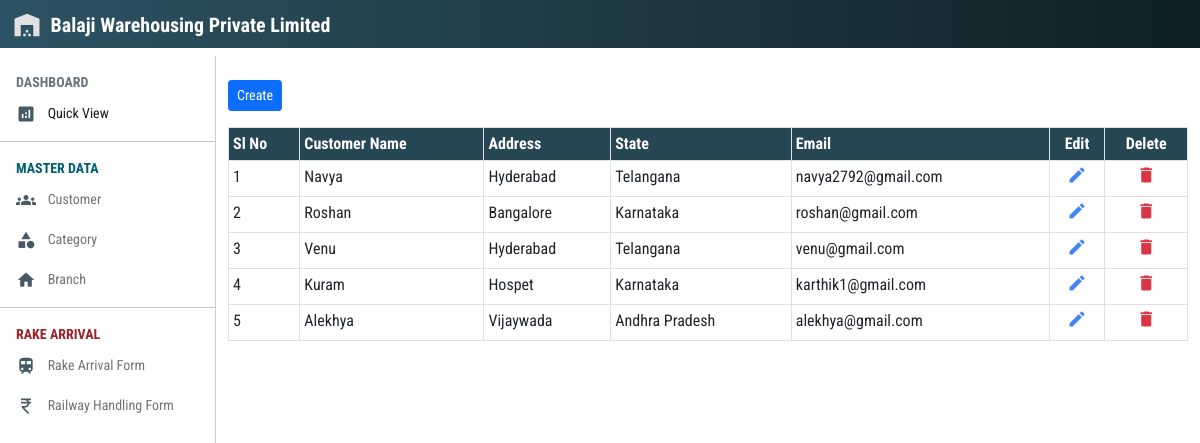
Page /customer/list on the committed database.
### rake/models.py (models this page shows, shortened)
class Customer(models.Model):
    name = models.CharField(max_length=256, blank = False)
    address = models.CharField(max_length=256)
    state = models.CharField(max_length=100,blank=False)
    email = models.EmailField(unique=True)

### rake/views.py (the view)
# urls.py: path('customer/list',views.CustomerListView.as_view(),name ='customer_list'),
class CustomerListView(ListView):
    model = Customer
    template_name = 'customer_list.html'
    def get_queryset(self):
        return Customer.objects.all().order_by('id')

### rake/templates/rake/customer_list.html (shortened to what this page needs)
<!DOCTYPE html>
{% extends 'rake/base.html' %}
{% load widget_tweaks %}
{% block body_block %}
<div class="row mt-3">
    <div class="col-4">
        <button id="create-customer" class="btn btn-primary btn-sm">Create</button>
    </div>
</div>
<div class="row mt-3">
    <div class="col-12">
        <table class="table table-sm table-bordered">
            <thead class="text-white" style="background-color:#264653;">
                <tr>
                    <th scope="col">Sl No</th>
                    <th scope="col">Customer Name</th>
                    <th scope="col">Address</th>
                    <th scope="col">State</th>
                    <th scope="col">Email</th>
                    <th scope="col" class="text-center">Edit</th>
                    <th scope="col" class="text-center">Delete</th>
                </tr>
            </thead>
            <tbody>
                {% for item in customer_list %}
                    <tr>
                        <td>{{item.id}}</td>
                        <td>{{item.name}}</td>
                        <td>{{item.address}}</td>
                        <td>{{item.state}}</td>
                        <td>{{item.email}}</td>
                        <td class="text-center">
                            <a href="{% url 'customer_edit' item.pk %}">
                                <span style="color:#4285F4;" class="material-icons">edit</span>
                            </a>
                        </td>
                        <td class="text-center">
                            <a href="{% url 'customer_delete' item.pk %}">
                                <span class="material-icons text-danger">delete</span>
                            </a>
                        </td>
                    </tr>
                {% endfor %}
            </tbody>
        </table>
    </div>
</div>
{% endblock %}

### rake/templates/rake/base.html (shortened to what this page needs)
<!DOCTYPE html>
{% load static %}
<html lang="en">
  <head>
    <link href="https://cdn.jsdelivr.net/npm/bootstrap@5.0.2/dist/css/bootstrap.min.css" rel="stylesheet">
    <link rel="stylesheet" type="text/css" href="https://cdn.datatables.net/1.12.1/css/dataTables.bootstrap5.min.css"/>
    <link rel="stylesheet" href="https://cdnjs.cloudflare.com/ajax/libs/font-awesome/6.1.1/css/all.min.css" />
    <link rel="stylesheet" type="text/css" href="https://cdn.jsdelivr.net/npm/daterangepicker/daterangepicker.css"/>
    <link rel="stylesheet" href="https://cdnjs.cloudflare.com/ajax/libs/bootstrap-select/1.14.0-beta3/css/bootstrap-select.min.css" />
    <link rel="stylesheet" href="{% static 'css/base_style.css' %}" />
    <link rel="stylesheet" href="{% static 'css/loader.css' %}" />
    <link rel="stylesheet" href="{% static 'css/style.css' %}" />
  </head>
  <body>
    <nav class="navbar navbar-expand-lg navbar-dark bg-dark fixed-top">
      <div class="container-fluid">
        <a class="navbar-brand me-auto fw-bold p-0" href="#">
          <span class="material-icons align-middle" style="font-size:30px;color:#e1e1e1;margin-right:4px;">warehouse</span>
          <span class="align-middle">Balaji Warehousing Private Limited</span>
        </a>
      </div>
    </nav>
    <div class="offcanvas offcanvas-start sidebar-nav" data-bs-scroll="true" data-bs-backdrop="true" tabindex="-1" id="offcanvasExample" aria-labelledby="offcanvasExampleLabel">
      <div class="offcanvas-body p-0">
        <nav class="navbar-light">
          <ul class="navbar-nav">
            <li>
              <div class="text-muted text-uppercase fw-bold small px-3 mt-3">
                DASHBOARD
              </div>
            </li>
            <li>
              <a href="#" class="nav-link px-3 active">
                <span class="material-icons align-middle me-2" style="color: #455a64">analytics</span>
                <span class="align-middle" style="font-size: 14px">Quick View</span>
              </a>
            </li>
            <li>
              <hr class="dropdown-divider" />
            </li>
            <li>
              <div class="text-uppercase fw-bold small px-3 mt-2" style="color:#005f73;">
                MASTER DATA
              </div>
            </li>
            <li>
              <a href="{% url 'customer_list' %}" class="nav-link px-3">
                <span class="material-icons align-middle me-2" style="color: #455a64">groups</span>
                <span class="align-middle" style="font-size: 14px">Customer</span>
              </a>
            </li>
            <li>
              <a href="{% url 'category_list' %}" class="nav-link px-3">
                <span class="material-icons align-middle me-2" style="color: #455a64">category</span>
                <span class="align-middle" style="font-size: 14px">Category</span>
              </a>
            </li>
            <li>
              <a href="{% url 'branch_list' %}" class="nav-link px-3">
                <span class="material-icons align-middle me-2" style="color: #455a64">home</span>
                <span class="align-middle" style="font-size: 14px">Branch</span>
              </a>
            </li>
            <li>
              <hr class="dropdown-divider" />
            </li>
            <li>
              <div class="text-uppercase fw-bold small px-3 mt-2" style="color:#9b2226;">
                RAKE ARRIVAL
              </div>
            </li>
            <li>
              <a href="{% url 'rake_list' %}" class="nav-link px-3">
                <span class="material-icons align-middle me-2" style="color: #455a64">train</span>
                <span class="align-middle" style="font-size: 14px">Rake Arrival Form</span>
              </a>
            </li>
            <li>
              <a href="#" class="nav-link px-3">
                <span class="material-icons align-middle me-2" style="color: #455a64">currency_rupee</span>
                <span class="align-middle" style="font-size: 14px">Railway Handling Form</span>
              </a>
            </li>
          </ul>
        </nav>
      </div>
    </div>
    <main class="mt-5 pt-3">
      <div class="container-fluid">
        {% block body_block %}
        {% endblock %}
      </div>
    </main>
  </body>
</html>

### rake/static/css/base_style.css (style rules this page uses)
body { font-family: "Roboto Condensed", sans-serif !important; }
.material-icons { font-size: 20px; }
:root { --offcanvas-width: 18vw; --topNavbarHeight: 56px; }
.sidebar-nav { width: var(--offcanvas-width); }
@media (min-width: 992px) { body { overflow: auto !important; } }
@media (min-width: 992px) { .sidebar-nav { transform: none; visibility: visible !important; top: var(--topNavbarHeight); height: calc(100% - var(--topNavbarHeight)); } }
@media (min-width: 992px) { main { margin-left: var(--offcanvas-width); } }
.navbar { background: linear-gradient(90deg, #2c5364, #203a43, #0f2027); }

### rows in the picture
Customer: id "1", name "Navya", address "Hyderabad", state "Telangana", email "navya2792@gmail.com"
Customer: id "2", name "Roshan", address "Bangalore", state "Karnataka", email "roshan@gmail.com"
Customer: id "3", name "Venu", address "Hyderabad", state "Telangana", email "venu@gmail.com"
Customer: id "4", name "Kuram", address "Hospet", state "Karnataka", email "karthik1@gmail.com"
Customer: id "5", name "Alekhya", address "Vijaywada", state "Andhra Pradesh", email "alekhya@gmail.com"
